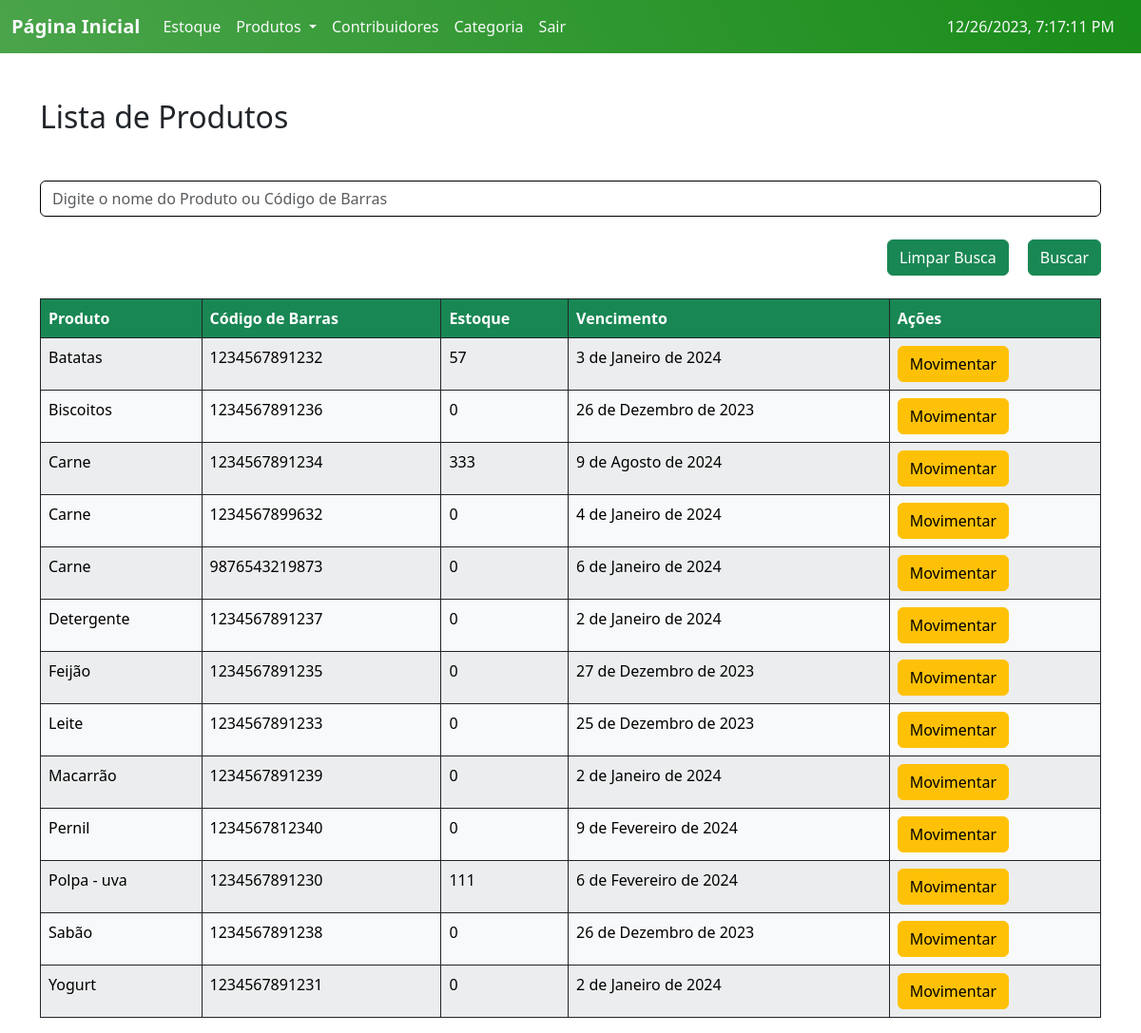
The app's page /Produtos/ (signed in), older data.
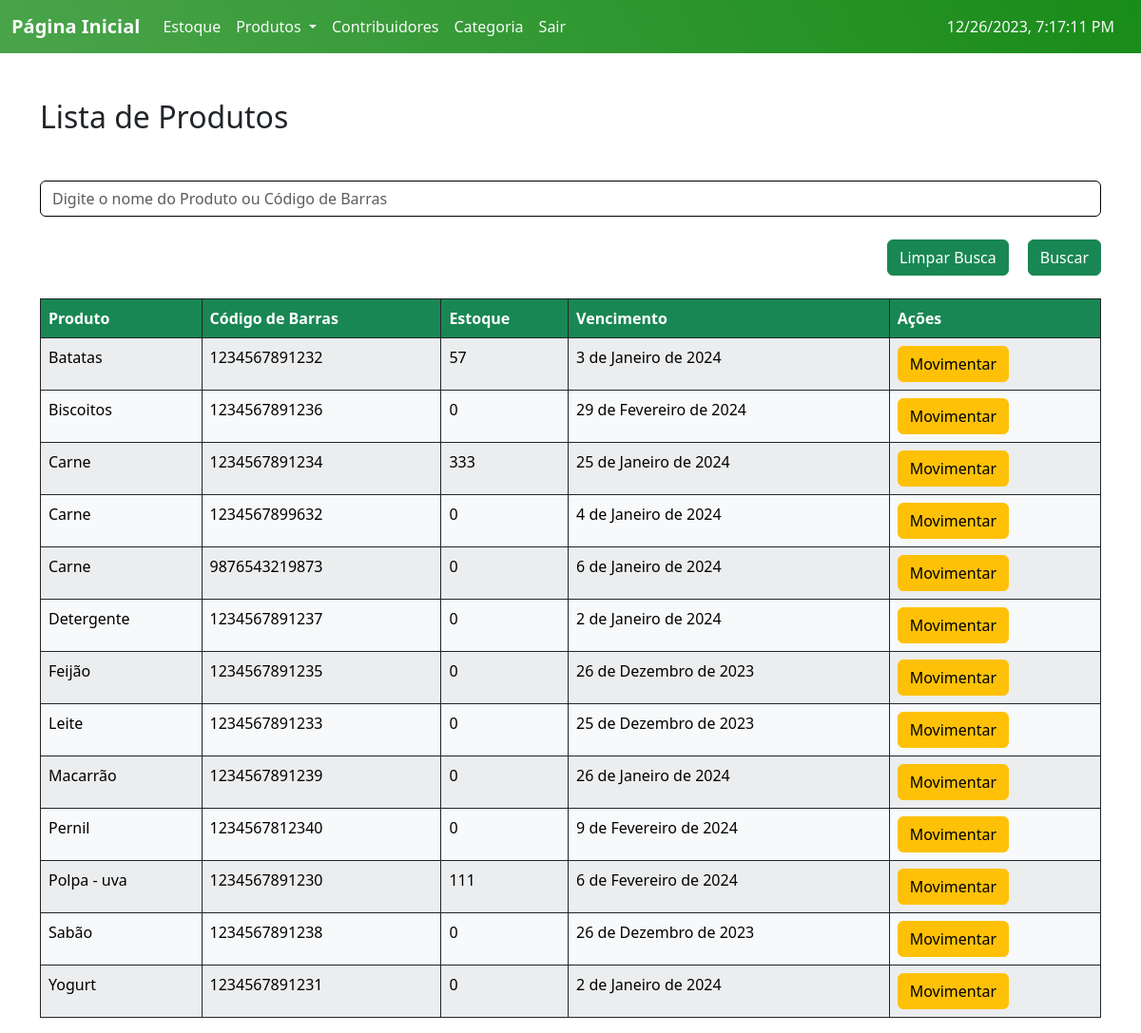
The same page, newer data.
### ABSJ/models.py (models this page shows, shortened)
class Produto(models.Model):
    user = models.ForeignKey(User, on_delete=models.CASCADE)
    categoria = models.ForeignKey(Categoria, on_delete=models.CASCADE, null=True)
    contribuidor = models.ForeignKey(Contribuidor, on_delete=models.CASCADE, null=True)
    produto = models.CharField(max_length=200)
    codigo = models.PositiveIntegerField(unique=True)
    estoque = models.PositiveIntegerField(default=0)
    validade = models.DateField()
    tempo_ultima_atualizacao = models.DateField(default=date.today)
    quantidade_dias = models.IntegerField(default=0)
    class Meta:
        ordering = ['produto']

### ABSJ/views.py (the view, shortened to what this page needs)
# urls.py: path('Produtos/', v.produtos, name='produtos'),
@login_required
def produtos(request):
    produto_list = m.Produto.objects.all()
    busca = request.GET.get('busca')
    return render (request, 'list_Produtos.html', {'produtos':produto_list})

### templates/list_Produtos.html (shortened to what this page needs)
{% extends 'home.html' %}
{% load static %}
{% block content %}
<div class="container mt-5">
  <h2 class="mb-5">Lista de Produtos</h2>
  <form action="{% url 'produtos' %}" method="GET">
    <input class="form-control mb-4" type="text" name="busca" placeholder="Digite o nome do Produto ou Código de Barras">
    <div class="d-flex justify-content-end mb-4">
      <a class="btn btn-success"style="margin-right: 20px;" href="{% url 'produtos' %}">Limpar Busca</a>
      <input class="btn btn-success" type="submit" value="Buscar">
    </div>
  </form>
  <div class="table-responsive">
    <table class="table table-striped table-bordered table-hover border-dark">
      <thead id="customTableHead" class="thead-dark table-custom">
        <tr>
          <th scope="col">Produto</th>
          <th scope="col">Código de Barras</th>
          <th scope="col">Estoque</th>
          <th scope="col">Vencimento</th>
          <th scope="col">Ações</th>
        </tr>
      </thead>
      <tbody>
        {% if produtos %}
          {% for p in produtos %}
            <tr class="table-light border-dark custom-links">
              <td><a href="{% url 'Produto_read' id=p.id %}" class="specific-link">{{ p.produto }}</a></td>
              <td>{{ p.codigo }}</td>
              <td>{{ p.estoque }}</td>
              <td>{{ p.validade }}</td>
              <td><a class="btn btn-warning" href="{% url 'Movimento_produto' id=p.id %}">Movimentar</a></td>
            </tr>
          {% endfor %}
        {% else %}
          <tr>
            <td class="text-center p-5" colspan="5">Sem resultados encontrados :C</td>
          </tr>
        {% endif %}
      </tbody>
    </table>
  </div>
</div>
{% endblock %}

Row changes from the older to the newer data that the page shows:
changed Produto "Biscoitos": validade "26 de Dezembro de 2023" → "29 de Fevereiro de 2024"
changed Produto: validade "9 de Agosto de 2024" → "25 de Janeiro de 2024"
changed Produto "Feijão": validade "27 de Dezembro de 2023" → "26 de Dezembro de 2023"
changed Produto "Macarrão": validade "2 de Janeiro de 2024" → "26 de Janeiro de 2024"
